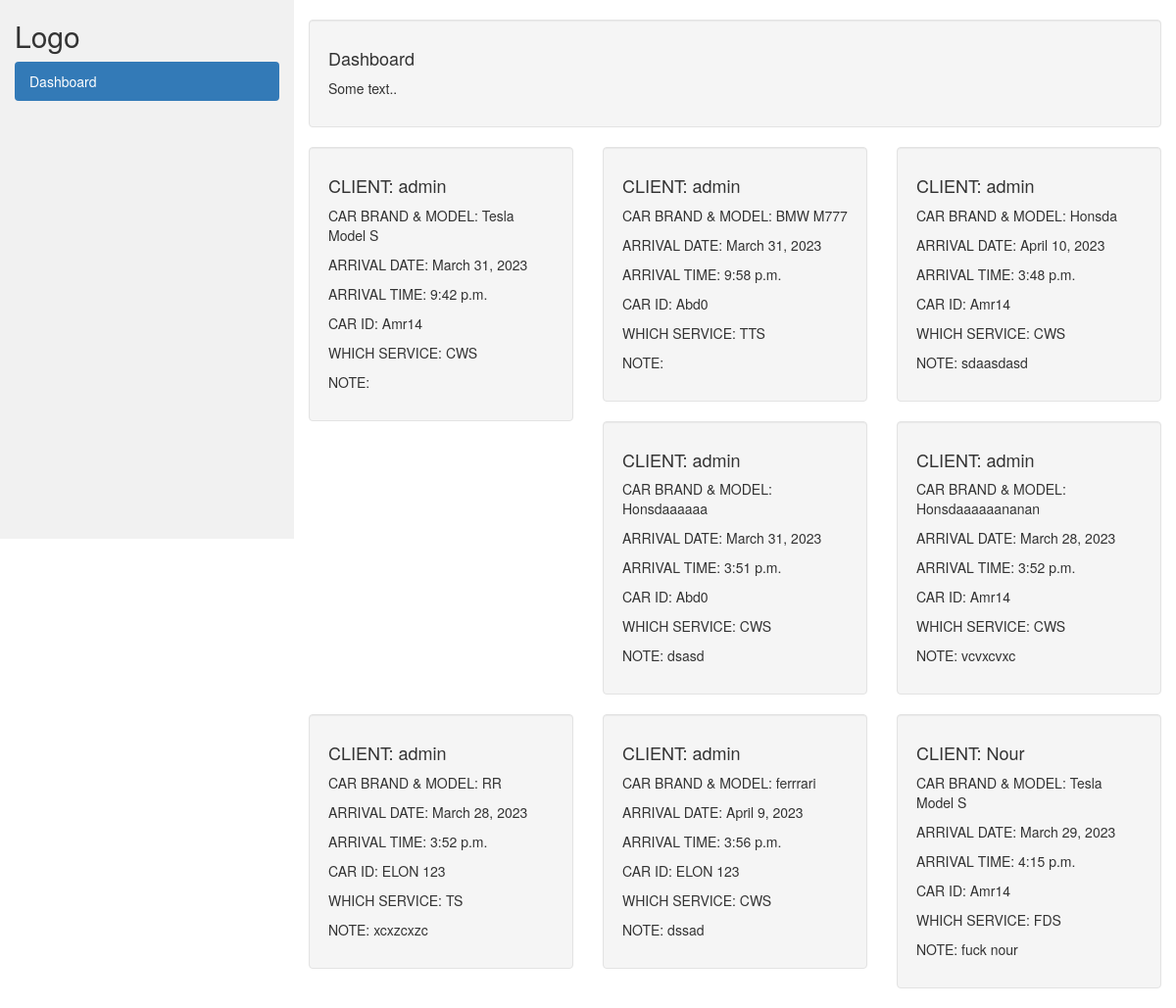
/dashboard, run on the app's committed database.
### app/models.py (models this page shows)
class RequestingOrder(models.Model):
    MY_CHOICES = (
        ('FDS', 'FUEL DELIVERY'),
        ('EOS', 'ENGINE OIL SERVICE'),
        ('CWS', 'CAR WASH SERVICE'),
        ('BSS', 'BATTERY SERIVCE'),
        ('TS', 'TYRE SERVICE'),
        ('TTS', 'TOW TRUCK SERVICE'),
    )
    brand_model = models.CharField(max_length=100)
    check_username = models.TextField(null=True)
    arrival_date = models.DateField()
    arrival_time = models.TimeField()
    car_id = models.CharField(max_length=10)
    note = models.TextField(max_length=250)
    the_service = models.CharField(max_length=20, choices=MY_CHOICES)

### app/views.py (the view)
# urls.py: path('dashboard',views.dashboard , name='dashboard'),
def dashboard(request):
    return render(request, 'dashboard.html', {'orders':RequestingOrder.objects.all()})

### templates/dashboard.html (shortened to what this page needs)
<!DOCTYPE html>
<html lang="en">
<head>
  <link rel="stylesheet" href="https://maxcdn.bootstrapcdn.com/bootstrap/3.4.1/css/bootstrap.min.css">
</head>
<body>
<div class="container-fluid">
  <div class="row content">
    <div class="col-sm-3 sidenav hidden-xs">
      <h2>Logo</h2>
      <ul class="nav nav-pills nav-stacked">
        <li class="active"><a href="#section1">Dashboard</a></li>
      </ul><br>
    </div>
    <br>
    <div class="col-sm-9">
      <div class="well">
        <h4>Dashboard</h4>
        <p>Some text..</p>
      </div>
      <div class="row">
        {% for x in orders %}
        <div class="col-sm-4">
            <div class="well">
              <h4>CLIENT: {{x.check_username}}</h4>
              <p>CAR BRAND & MODEL: {{x.brand_model}}</p>
              <p>ARRIVAL DATE: {{x.arrival_date}}</p>
              <p>ARRIVAL TIME: {{x.arrival_time}}</p>
              <p>CAR ID: {{x.car_id}}</p>
              <p>WHICH SERVICE: {{x.the_service}}</p>
              <p>NOTE: {{x.note}}</p>
            </div>
          </div>
        {% endfor %}
      </div>
    </div>
  </div>
</div>
</body>
</html>

### templates/dashboard.html (style rules this page uses)
.row.content { height: 550px }
.sidenav { background-color: #f1f1f1; height: 100%; }

### data on the page
RequestingOrder: check_username "admin", brand_model "Tesla Model S", arrival_date "March 31, 2023", arrival_time "9:42 p.m.", car_id "Amr14", the_service "CWS"
RequestingOrder: check_username "admin", brand_model "BMW M777", arrival_date "March 31, 2023", arrival_time "9:58 p.m.", car_id "Abd0", the_service "TTS"
RequestingOrder: check_username "admin", brand_model "Honsda", arrival_date "April 10, 2023", arrival_time "3:48 p.m.", car_id "Amr14", the_service "CWS", note "sdaasdasd"
RequestingOrder: check_username "admin", brand_model "Honsdaaaaaa", arrival_date "March 31, 2023", arrival_time "3:51 p.m.", car_id "Abd0", the_service "CWS", note "dsasd"
RequestingOrder: check_username "admin", brand_model "Honsdaaaaaananan", arrival_date "March 28, 2023", arrival_time "3:52 p.m.", car_id "Amr14", the_service "CWS", note "vcvxcvxc"
RequestingOrder: check_username "admin", brand_model "RR", arrival_date "March 28, 2023", arrival_time "3:52 p.m.", car_id "ELON 123", the_service "TS", note "xcxzcxzc"
RequestingOrder: check_username "admin", brand_model "ferrrari", arrival_date "April 9, 2023", arrival_time "3:56 p.m.", car_id "ELON 123", the_service "CWS", note "dssad"
RequestingOrder: check_username "Nour", brand_model "Tesla Model S", arrival_date "March 29, 2023", arrival_time "4:15 p.m.", car_id "Amr14", the_service "FDS", note "fuck nour"
